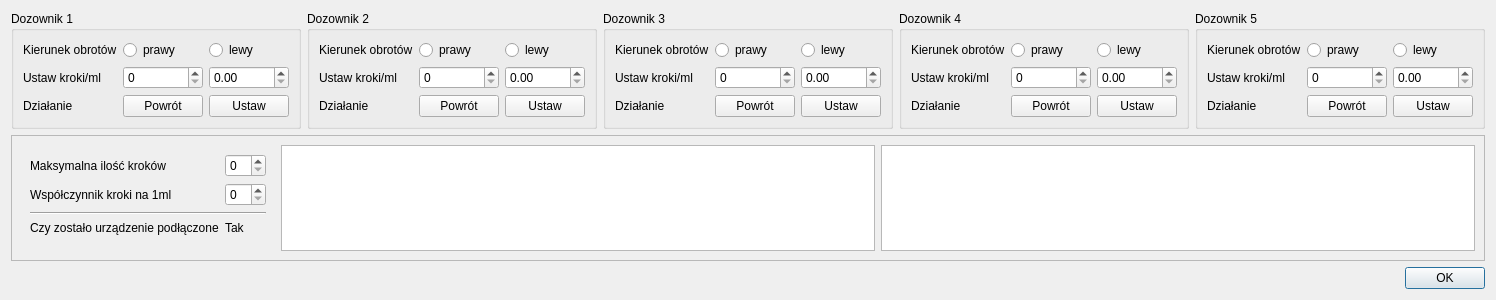
<?xml version="1.0" encoding="UTF-8"?>
<ui version="4.0">
 <class>DozownikSettings</class>
 <widget class="QDialog" name="DozownikSettings">
  <property name="geometry">
   <rect>
    <x>0</x>
    <y>0</y>
    <width>1325</width>
    <height>300</height>
   </rect>
  </property>
  <property name="windowTitle">
   <string>Dialog</string>
  </property>
  <layout class="QVBoxLayout" name="verticalLayout">
   <item>
    <layout class="QHBoxLayout" name="horizontalLayout">
     <item>
      <widget class="QGroupBox" name="gb_1">
       <property name="title">
        <string>Dozownik 1</string>
       </property>
       <layout class="QFormLayout" name="formLayout_1">
        <item row="0" column="0">
         <widget class="QLabel" name="ldozwnikname_1">
          <property name="text">
           <string>Kierunek obrotów</string>
          </property>
         </widget>
        </item>
        <item row="0" column="1">
         <layout class="QHBoxLayout" name="horizontalLayout_1_1">
          <item>
           <widget class="QRadioButton" name="rbP_1">
            <property name="text">
             <string>prawy</string>
            </property>
           </widget>
          </item>
          <item>
           <widget class="QRadioButton" name="rbL_1">
            <property name="text">
             <string>lewy</string>
            </property>
           </widget>
          </item>
         </layout>
        </item>
        <item row="1" column="0">
         <widget class="QLabel" name="lpos_1">
          <property name="text">
           <string>Ustaw kroki/ml</string>
          </property>
         </widget>
        </item>
        <item row="1" column="1">
         <layout class="QHBoxLayout" name="horizontalLayout_2_1">
          <item>
           <widget class="QSpinBox" name="sb_steps_1"/>
          </item>
          <item>
           <widget class="QDoubleSpinBox" name="sb_ml_1"/>
          </item>
         </layout>
        </item>
        <item row="2" column="0">
         <widget class="QLabel" name="lhome_1">
          <property name="text">
           <string>Działanie</string>
          </property>
         </widget>
        </item>
        <item row="2" column="1">
         <layout class="QHBoxLayout" name="horizontalLayout_3_1">
          <item>
           <widget class="QPushButton" name="pb_home_1">
            <property name="text">
             <string>Powrót</string>
            </property>
           </widget>
          </item>
          <item>
           <widget class="QPushButton" name="pb_set_1">
            <property name="text">
             <string>Ustaw</string>
            </property>
           </widget>
          </item>
         </layout>
        </item>
       </layout>
      </widget>
     </item>
     <item>
      <widget class="QGroupBox" name="gb_2">
       <property name="title">
        <string>Dozownik 2</string>
       </property>
       <layout class="QFormLayout" name="formLayout_2">
        <item row="0" column="0">
         <widget class="QLabel" name="ldozwnikname_2">
          <property name="text">
           <string>Kierunek obrotów</string>
          </property>
         </widget>
        </item>
        <item row="0" column="1">
         <layout class="QHBoxLayout" name="horizontalLayout_1_2">
          <item>
           <widget class="QRadioButton" name="rbP_2">
            <property name="text">
             <string>prawy</string>
            </property>
           </widget>
          </item>
          <item>
           <widget class="QRadioButton" name="rbL_2">
            <property name="text">
             <string>lewy</string>
            </property>
           </widget>
          </item>
         </layout>
        </item>
        <item row="1" column="0">
         <widget class="QLabel" name="lpos_2">
          <property name="text">
           <string>Ustaw kroki/ml</string>
          </property>
         </widget>
        </item>
        <item row="1" column="1">
         <layout class="QHBoxLayout" name="horizontalLayout_2_2">
          <item>
           <widget class="QSpinBox" name="sb_steps_2"/>
          </item>
          <item>
           <widget class="QDoubleSpinBox" name="sb_ml_2"/>
          </item>
         </layout>
        </item>
        <item row="2" column="0">
         <widget class="QLabel" name="lhome_2">
          <property name="text">
           <string>Działanie</string>
          </property>
         </widget>
        </item>
        <item row="2" column="1">
         <layout class="QHBoxLayout" name="horizontalLayout_3_2">
          <item>
           <widget class="QPushButton" name="pb_home_2">
            <property name="text">
             <string>Powrót</string>
            </property>
           </widget>
          </item>
          <item>
           <widget class="QPushButton" name="pb_set_2">
            <property name="text">
             <string>Ustaw</string>
            </property>
           </widget>
          </item>
         </layout>
        </item>
       </layout>
      </widget>
     </item>
     <item>
      <widget class="QGroupBox" name="gb_3">
       <property name="title">
        <string>Dozownik 3</string>
       </property>
       <layout class="QFormLayout" name="formLayout_3">
        <item row="0" column="0">
         <widget class="QLabel" name="ldozwnikname_3">
          <property name="text">
           <string>Kierunek obrotów</string>
          </property>
         </widget>
        </item>
        <item row="0" column="1">
         <layout class="QHBoxLayout" name="horizontalLayout_1_3">
          <item>
           <widget class="QRadioButton" name="rbP_3">
            <property name="text">
             <string>prawy</string>
            </property>
           </widget>
          </item>
          <item>
           <widget class="QRadioButton" name="rbL_3">
            <property name="text">
             <string>lewy</string>
            </property>
           </widget>
          </item>
         </layout>
        </item>
        <item row="1" column="0">
         <widget class="QLabel" name="lpos_3">
          <property name="text">
           <string>Ustaw kroki/ml</string>
          </property>
         </widget>
        </item>
        <item row="1" column="1">
         <layout class="QHBoxLayout" name="horizontalLayout_2_3">
          <item>
           <widget class="QSpinBox" name="sb_steps_3"/>
          </item>
          <item>
           <widget class="QDoubleSpinBox" name="sb_ml_3"/>
          </item>
         </layout>
        </item>
        <item row="2" column="0">
         <widget class="QLabel" name="lhome_3">
          <property name="text">
           <string>Działanie</string>
          </property>
         </widget>
        </item>
        <item row="2" column="1">
         <layout class="QHBoxLayout" name="horizontalLayout_3_3">
          <item>
           <widget class="QPushButton" name="pb_home_3">
            <property name="text">
             <string>Powrót</string>
            </property>
           </widget>
          </item>
          <item>
           <widget class="QPushButton" name="pb_set_3">
            <property name="text">
             <string>Ustaw</string>
            </property>
           </widget>
          </item>
         </layout>
        </item>
       </layout>
      </widget>
     </item>
     <item>
      <widget class="QGroupBox" name="gb_4">
       <property name="title">
        <string>Dozownik 4</string>
       </property>
       <layout class="QFormLayout" name="formLayout_4">
        <item row="0" column="0">
         <widget class="QLabel" name="ldozwnikname_4">
          <property name="text">
           <string>Kierunek obrotów</string>
          </property>
         </widget>
        </item>
        <item row="0" column="1">
         <layout class="QHBoxLayout" name="horizontalLayout_1_4">
          <item>
           <widget class="QRadioButton" name="rbP_4">
            <property name="text">
             <string>prawy</string>
            </property>
           </widget>
          </item>
          <item>
           <widget class="QRadioButton" name="rbL_4">
            <property name="text">
             <string>lewy</string>
            </property>
           </widget>
          </item>
         </layout>
        </item>
        <item row="1" column="0">
         <widget class="QLabel" name="lpos_4">
          <property name="text">
           <string>Ustaw kroki/ml</string>
          </property>
         </widget>
        </item>
        <item row="1" column="1">
         <layout class="QHBoxLayout" name="horizontalLayout_2_4">
          <item>
           <widget class="QSpinBox" name="sb_steps_4"/>
          </item>
          <item>
           <widget class="QDoubleSpinBox" name="sb_ml_4"/>
          </item>
         </layout>
        </item>
        <item row="2" column="0">
         <widget class="QLabel" name="lhome_4">
          <property name="text">
           <string>Działanie</string>
          </property>
         </widget>
        </item>
        <item row="2" column="1">
         <layout class="QHBoxLayout" name="horizontalLayout_3_4">
          <item>
           <widget class="QPushButton" name="pb_home_4">
            <property name="text">
             <string>Powrót</string>
            </property>
           </widget>
          </item>
          <item>
           <widget class="QPushButton" name="pb_set_4">
            <property name="text">
             <string>Ustaw</string>
            </property>
           </widget>
          </item>
         </layout>
        </item>
       </layout>
      </widget>
     </item>
     <item>
      <widget class="QGroupBox" name="gb_5">
       <property name="title">
        <string>Dozownik 5</string>
       </property>
       <layout class="QFormLayout" name="formLayout_5">
        <item row="0" column="0">
         <widget class="QLabel" name="ldozwnikname_5">
          <property name="text">
           <string>Kierunek obrotów</string>
          </property>
         </widget>
        </item>
        <item row="0" column="1">
         <layout class="QHBoxLayout" name="horizontalLayout_1_5">
          <item>
           <widget class="QRadioButton" name="rbP_5">
            <property name="text">
             <string>prawy</string>
            </property>
           </widget>
          </item>
          <item>
           <widget class="QRadioButton" name="rbL_5">
            <property name="text">
             <string>lewy</string>
            </property>
           </widget>
          </item>
         </layout>
        </item>
        <item row="1" column="0">
         <widget class="QLabel" name="lpos_5">
          <property name="text">
           <string>Ustaw kroki/ml</string>
          </property>
         </widget>
        </item>
        <item row="1" column="1">
         <layout class="QHBoxLayout" name="horizontalLayout_2_5">
          <item>
           <widget class="QSpinBox" name="sb_steps_5"/>
          </item>
          <item>
           <widget class="QDoubleSpinBox" name="sb_ml_5"/>
          </item>
         </layout>
        </item>
        <item row="2" column="0">
         <widget class="QLabel" name="lhome_5">
          <property name="text">
           <string>Działanie</string>
          </property>
         </widget>
        </item>
        <item row="2" column="1">
         <layout class="QHBoxLayout" name="horizontalLayout_3_5">
          <item>
           <widget class="QPushButton" name="pb_home_5">
            <property name="text">
             <string>Powrót</string>
            </property>
           </widget>
          </item>
          <item>
           <widget class="QPushButton" name="pb_set_5">
            <property name="text">
             <string>Ustaw</string>
            </property>
           </widget>
          </item>
         </layout>
        </item>
       </layout>
      </widget>
     </item>
    </layout>
   </item>
   <item>
    <widget class="QFrame" name="frame">
     <property name="frameShape">
      <enum>QFrame::StyledPanel</enum>
     </property>
     <property name="frameShadow">
      <enum>QFrame::Raised</enum>
     </property>
     <layout class="QHBoxLayout" name="horizontalLayout_2">
      <item>
       <widget class="QWidget" name="widget" native="true">
        <layout class="QGridLayout" name="gridLayout">
         <item row="1" column="0">
          <widget class="QLabel" name="label_2">
           <property name="text">
            <string>Współczynnik kroki na 1ml</string>
           </property>
          </widget>
         </item>
         <item row="1" column="1">
          <widget class="QSpinBox" name="spinBox_2"/>
         </item>
         <item row="2" column="0" colspan="2">
          <widget class="Line" name="line">
           <property name="orientation">
            <enum>Qt::Horizontal</enum>
           </property>
          </widget>
         </item>
         <item row="0" column="1">
          <widget class="QSpinBox" name="spinBox"/>
         </item>
         <item row="3" column="0">
          <widget class="QLabel" name="label_3">
           <property name="text">
            <string>Czy zostało urządzenie podłączone</string>
           </property>
          </widget>
         </item>
         <item row="3" column="1">
          <widget class="QLabel" name="label_4">
           <property name="text">
            <string>Tak</string>
           </property>
          </widget>
         </item>
         <item row="0" column="0">
          <widget class="QLabel" name="label">
           <property name="text">
            <string>Maksymalna ilość kroków</string>
           </property>
          </widget>
         </item>
         <item row="4" column="0">
          <spacer name="verticalSpacer_2">
           <property name="orientation">
            <enum>Qt::Vertical</enum>
           </property>
           <property name="sizeHint" stdset="0">
            <size>
             <width>20</width>
             <height>40</height>
            </size>
           </property>
          </spacer>
         </item>
        </layout>
       </widget>
      </item>
      <item>
       <widget class="QPlainTextEdit" name="plainTextEdit"/>
      </item>
      <item>
       <widget class="QPlainTextEdit" name="plainTextEdit_2"/>
      </item>
     </layout>
    </widget>
   </item>
   <item>
    <spacer name="verticalSpacer">
     <property name="orientation">
      <enum>Qt::Vertical</enum>
     </property>
     <property name="sizeHint" stdset="0">
      <size>
       <width>20</width>
       <height>40</height>
      </size>
     </property>
    </spacer>
   </item>
   <item>
    <widget class="QDialogButtonBox" name="buttonBox">
     <property name="orientation">
      <enum>Qt::Horizontal</enum>
     </property>
     <property name="standardButtons">
      <set>QDialogButtonBox::Ok</set>
     </property>
    </widget>
   </item>
  </layout>
 </widget>
 <resources/>
 <connections>
  <connection>
   <sender>buttonBox</sender>
   <signal>accepted()</signal>
   <receiver>DozownikSettings</receiver>
   <slot>accept()</slot>
   <hints>
    <hint type="sourcelabel">
     <x>248</x>
     <y>254</y>
    </hint>
    <hint type="destinationlabel">
     <x>157</x>
     <y>274</y>
    </hint>
   </hints>
  </connection>
  <connection>
   <sender>buttonBox</sender>
   <signal>rejected()</signal>
   <receiver>DozownikSettings</receiver>
   <slot>reject()</slot>
   <hints>
    <hint type="sourcelabel">
     <x>316</x>
     <y>260</y>
    </hint>
    <hint type="destinationlabel">
     <x>286</x>
     <y>274</y>
    </hint>
   </hints>
  </connection>
 </connections>
</ui>
